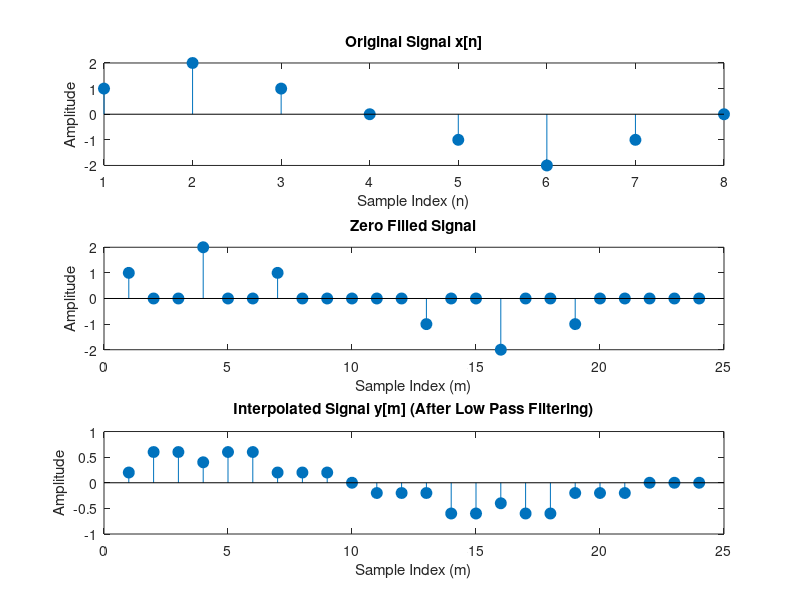

Recreate this plot in MATLAB. (Note: this script raises an error after producing the figure.)
% Define the original signal and upsampling factor
x = [1 2 1 0 -1 -2 -1 0];   % Original signal
upsample_factor = 3;        % Upsampling factor (x3)

% Zero filling interpolation
x_zero_filled = zeros(1, length(x)*upsample_factor); % Pre-allocate zero-filled array
x_zero_filled(1:upsample_factor:end) = x;           % Insert original samples

% Low pass filter design (example using a moving average filter)
filter_length = 5;                          % Adjust filter length as needed
filter_coeffs = ones(1, filter_length) / filter_length;  % Simple moving average filter
y_interpolated = conv(x_zero_filled, filter_coeffs, 'same'); % Apply filtering

% Plotting for visualization
n = 1:length(x);                     % Sample indices for original signal
m = 1:length(y_interpolated);         % Sample indices for interpolated signal

figure;
subplot(3,1,1);
stem(n, x, 'filled', 'MarkerSize', 8);
title('Original Signal x[n]');
xlabel('Sample Index (n)');
ylabel('Amplitude');

subplot(3,1,2);
stem(m, x_zero_filled, 'filled', 'MarkerSize', 8);
title('Zero Filled Signal');
xlabel('Sample Index (m)');
ylabel('Amplitude');

subplot(3,1,3);
stem(m, y_interpolated, 'filled', 'MarkerSize', 8);
title('Interpolated Signal y[m] (After Low Pass Filtering)');
xlabel('Sample Index (m)');
ylabel('Amplitude');

% Adjust plot layout
sgtitle('Zero Filling Interpolation');
xlim([1 length(y_interpolated)]);
